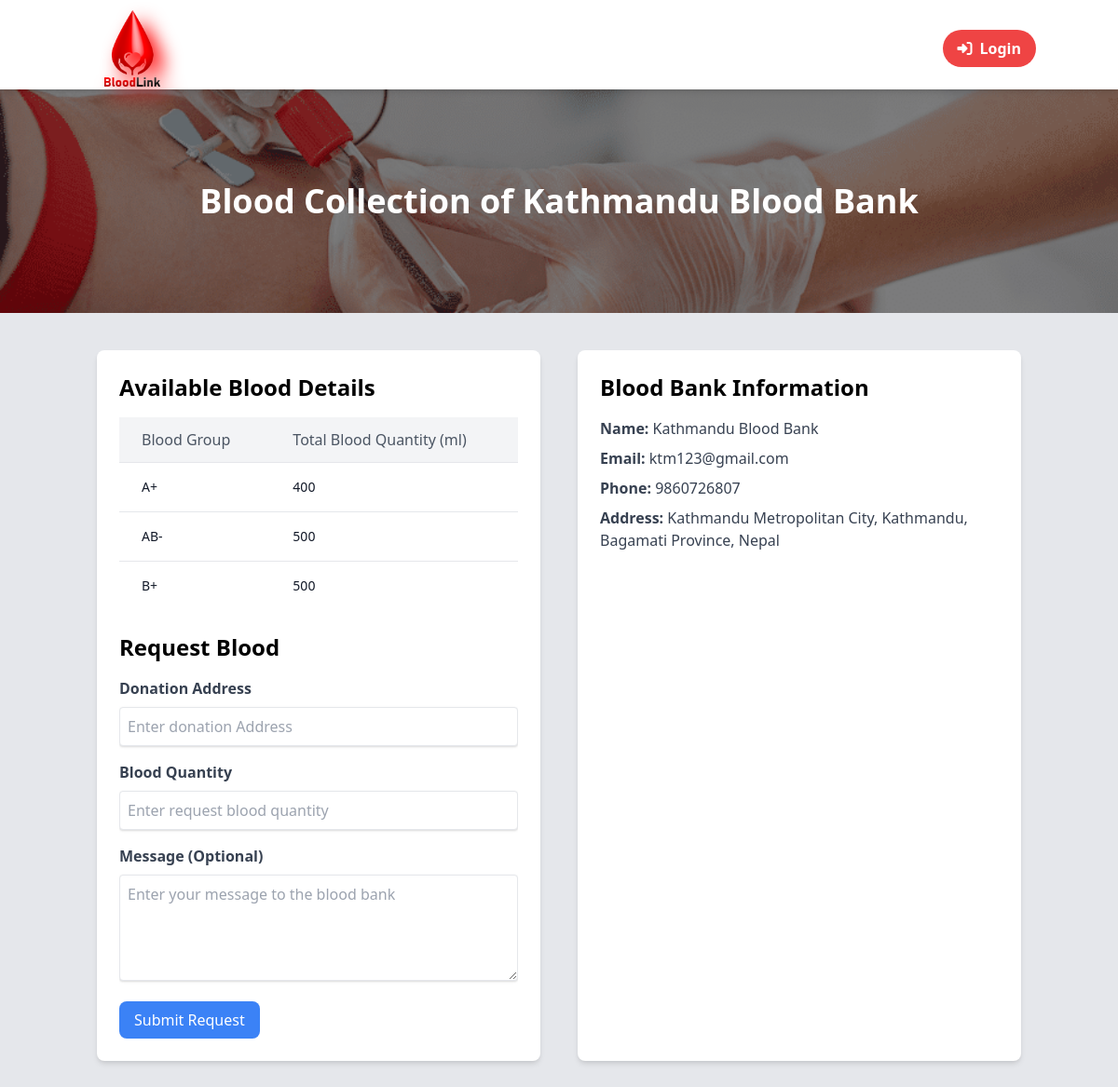
The page /request_blood_bank.php?id=40 on the database its author committed.
### tables this page shows
CREATE TABLE `users` (
  `id` int(11) UNSIGNED NOT NULL,
  `fullname` varchar(255) NOT NULL,
  `email` varchar(255) NOT NULL,
  `password` varchar(255) NOT NULL,
  `phone` varchar(20) DEFAULT NULL,
  `address` varchar(255) DEFAULT NULL,
  `user_type` enum('User','Donor','Admin','BloodBank') NOT NULL,
  `latitude` decimal(9,6) DEFAULT NULL,
  `longitude` decimal(9,6) DEFAULT NULL
);

### request_blood_bank.php (the view, shortened to what this page needs)
<?php
require('connection.php');
$bloodBankId = intval($_GET['id']);
$sql = "SELECT bloodgroup, SUM(bloodqty) AS total_qty FROM blood_details WHERE bloodbank_id = ? GROUP BY bloodgroup";
$stmt = $con->prepare($sql);
$stmt->bind_param('i', $bloodBankId);
$stmt->execute();
$bloodDetailsResult = $stmt->get_result();
$bankSql = "SELECT * FROM users WHERE id = ?";
$bankStmt = $con->prepare($bankSql);
$bankStmt->bind_param('i', $bloodBankId);
$bankStmt->execute();
$bankResult = $bankStmt->get_result();
$bloodBank = $bankResult->fetch_assoc();
?>
<!DOCTYPE html>
<html lang="en">
<head>
    <link href="https://cdn.jsdelivr.net/npm/tailwindcss@2.2.19/dist/tailwind.min.css" rel="stylesheet">
</head>
<body class="bg-gray-200 font-sans">
    <?php include('header.php'); ?>
    <section class="pt-24 pb-16">
        <div class="hero-image w-full h-60 bg-gray-300 relative">
            <div class="absolute inset-0 flex items-center justify-center bg-black bg-opacity-50">
                <h1 class="text-4xl font-extrabold text-white">Blood Collection of <?= htmlspecialchars($bloodBank['fullname']); ?></h1>
            </div>
        </div>
        <div class="container mx-auto px-4 mt-10">
            <div class="flex flex-col lg:flex-row lg:space-x-10">
                <div class="flex-1 bg-white p-6 rounded-lg shadow-md mb-6 lg:mb-0">
                    <h2 class="text-2xl font-semibold mb-4">Available Blood Details</h2>
                    <?php if ($bloodDetailsResult->num_rows > 0): ?>
                        <div class="overflow-x-auto">
                            <table class="min-w-full divide-y divide-gray-200">
                                <thead class="bg-gray-100 text-gray-600">
                                    <tr>
                                        <th class="px-6 py-3 text-left text-md font-medium">Blood Group</th>
                                        <th class="px-6 py-3 text-left text-md font-medium">Total Blood Quantity (ml)</th>
                                    </tr>
                                </thead>
                                <tbody class="bg-white divide-y divide-gray-200">
                                    <?php while ($row = $bloodDetailsResult->fetch_assoc()): ?>
                                        <tr>
                                            <td class="px-6 py-4 text-sm font-medium text-gray-900"><?= htmlspecialchars($row['bloodgroup']); ?></td>
                                            <td class="px-6 py-4 text-sm font-medium text-gray-900"><?= htmlspecialchars($row['total_qty']); ?></td>
                                        </tr>
                                    <?php endwhile; ?>
                                </tbody>
                            </table>
                            <h2 class="text-2xl font-semibold mt-6 mb-4">Request Blood</h2>
                            <form action="request_blood_bank.php?id=<?= htmlspecialchars($bloodBankId) ?>" method="POST">
                                <div class="mb-4">
                                    <label class="block text-gray-700 font-bold mb-2" for="donation_address">Donation Address</label>
                                    <input
                                        class="shadow border rounded w-full p-2 text-gray-700 focus:outline-none focus:shadow-outline"
                                        type="text" id="donation_address" name="donation_address" placeholder="Enter donation Address" required>
                                </div>
                                <div class="mb-4">
                                    <label for="quantity" class="block text-gray-700 font-bold mb-2">Blood Quantity</label>
                                    <input type="number" id="quantity" name="quantity" placeholder="Enter request blood quantity" class="shadow border rounded w-full p-2 text-gray-700 focus:outline-none focus:shadow-outline" required>
                                </div>
                                <div class="mb-4">
                                    <label for="message" class="block text-gray-700 font-bold mb-2">Message (Optional)</label>
                                    <textarea id="message" name="message" rows="4" placeholder="Enter your message to the blood bank" class="shadow border rounded w-full p-2 text-gray-700 focus:outline-none focus:shadow-outline"></textarea>
                                </div>
                                <button type="submit" class="bg-blue-500 text-white px-4 py-2 rounded-lg hover:bg-blue-600 focus:outline-none focus:ring-2 focus:ring-blue-500">
                                    Submit Request
                                </button>
                            </form>
                        </div>
                    <?php else: ?>
                        <p class="text-center text-lg font-semibold text-red-600">Currently no blood available for this blood bank.</p>
                    <?php endif; ?>
                </div>
                <div class="flex-1 bg-white p-6 rounded-lg shadow-md">
                    <h2 class="text-2xl font-semibold mb-4">Blood Bank Information</h2>
                    <p class="text-gray-700 mb-2"><strong>Name:</strong> <?= htmlspecialchars($bloodBank['fullname']); ?></p>
                    <p class="text-gray-700 mb-2"><strong>Email:</strong> <?= htmlspecialchars($bloodBank['email']); ?></p>
                    <p class="text-gray-700 mb-2"><strong>Phone:</strong> <?= htmlspecialchars($bloodBank['phone']); ?></p>
                    <p class="text-gray-700 mb-2"><strong>Address:</strong> <?= htmlspecialchars($bloodBank['address']); ?></p>
                </div>
            </div>
        </div>
    </section>
</body>
</html>

### request_blood_bank.php (style rules this page uses)
.hero-image { background-image: url('img/land2.png'); background-size: cover; background-position: center; }

### rows shown on the page
users: fullname "Kathmandu Blood Bank", email "ktm123@gmail.com", phone "9860726807", address "Kathmandu Metropolitan City, Kathmandu, Bagamati Province, Nepal"

### other values the page prints
$row['bloodgroup'] "A+"
$row['total_qty'] "400"
$row['bloodgroup'] "AB-"
$row['total_qty'] "500"
$row['bloodgroup'] "B+"
